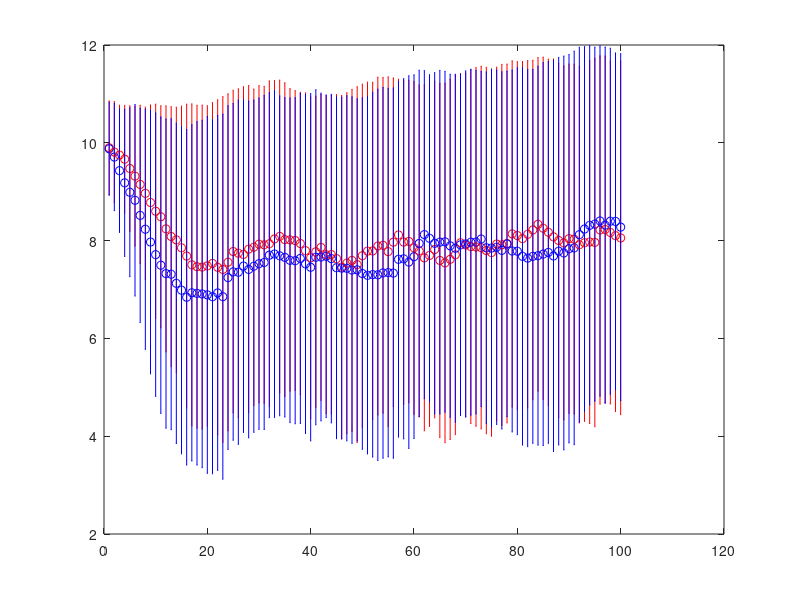

This figure's MATLAB source:
%% Initialization
% these are the different properties that make up the dancers stance on
% different topics. 0 is "medium", negative means no, positive means yes
dancerProps = {'planned',...
    'price-sensitive',...
    'roled',...
    'partnered',...
    'outgoing',...
    'equalitarian',...
    'feminist/masculinist',...
    'home-scene bound',...
    'returning',...
    'frustration-tolerant',...
    'happy/motivated',...
    'preferred partner',...
    'visited workshops'...
};

% these are the properties of the registration system
eventProps = {'number of places',...
    'registering schedule',...
    'roled',...
    'partnered preferred',...
    'price-pattern',...
};

totalLeadersRejected = 0;
totalFollowersRejected = 0;

% make an initial population of dancers
leadFollowRatio = 0.8;
initialDancerPopulation = 250;
initialLeaderPopulation = round(initialDancerPopulation/2*leadFollowRatio);
initialFollowerPopulation = round(initialDancerPopulation/2/leadFollowRatio);

leaders = [randn(initialLeaderPopulation, length(dancerProps) - 4), ... % the personal attributes are normally distributed
    abs(randn(initialLeaderPopulation, 1)*0.1 + 1), ... % the frustration tolerance is a multiplicator and can only be positive
    randn(initialLeaderPopulation, 1) + 10, ... % everybody starts out quite happy
    (1:initialLeaderPopulation)', ... % right now, everybody is partnered. This will be changed in the next subsection
    zeros(initialLeaderPopulation, 1)]; % everybody has not participated at any event 
followers = [randn(initialFollowerPopulation, length(dancerProps) - 4), ...
    abs(randn(initialFollowerPopulation, 1)*0.1 + 1), ...
    randn(initialFollowerPopulation, 1) + 10, ...
    (1:initialFollowerPopulation)', ...
    zeros(initialFollowerPopulation, 1)];

% what part of the dancers is partnered?
partneredRatio = 0.5;
partneredDancers = partneredRatio*min(initialLeaderPopulation,initialLeaderPopulation);
leaders(partneredDancers+1:end, 13)=0; % now the initial population is partially partnered
followers(partneredDancers+1:end, 13)=0;

dancerSummaryFigure = figure;

for i = 1:100
    %% New dancers will join the scene regularly
    newLeaderPopulation = 5;
    newFollowerPopulation = round(newLeaderPopulation/leadFollowRatio);
    leaders = [leaders; ...
        [randn(newLeaderPopulation, length(dancerProps) - 4), ...
        abs(randn(newLeaderPopulation, 1)*0.1 + 1), ...
        randn(newLeaderPopulation, 1) + 10, ...
        (1:newLeaderPopulation)', ...
        zeros(newLeaderPopulation, 1)]];
    followers = [followers; ...
        [randn(newFollowerPopulation, length(dancerProps) - 4), ...
        abs(randn(newFollowerPopulation, 1)*0.1 + 1), ...
        randn(newFollowerPopulation, 1) + 10, ...
        (1:newFollowerPopulation)', ...
        zeros(newFollowerPopulation, 1)]];
    
    %% Dancers with negative happiness are no longer part of the scene
    leadersDancingIndeces = leaders(:, 11) > 0;
    currentLeaderPopulation = sum(leadersDancingIndeces);
    followersDancingIndeces = followers(:, 11) > 0;
    currentFollowerPopulation = sum(followersDancingIndeces);
    
    %% Display the dancers mean happiness values
    errorbar(i, mean(leaders(leadersDancingIndeces,11)), std(leaders(leadersDancingIndeces,11)), 'ro')
    hold on
    errorbar(i, mean(followers(followersDancingIndeces,11)), std(followers(followersDancingIndeces,11)), 'bo')

    %% Start an event registration and check who is getting in
    % set the properties of an event
    thisEventProps = [100,1,1,1,1];

    % not all will want to participate (currently about half)
    applicantsLeadersIndices = logical(randi(2,1,length(leaders))' - 1);
    applicantsLeadersIndices = find(applicantsLeadersIndices & leadersDancingIndeces);
    thisEventLeadersIndices = leaders(applicantsLeadersIndices, :);
    applicantsFollowersIndices = logical(randi(2,1,length(followers))' - 1);
    applicantsFollowersIndices = find(applicantsFollowersIndices & followersDancingIndeces);
    thisEventFollowersIndices = followers(applicantsFollowersIndices, :);

    % sort the population by their planned-attributed, modified by their motivation
    % the more planned and the more happy/motivated they are, the earlier will
    % the register
    [~, sortedApplicantsLeadersIndices] = sort(thisEventLeadersIndices(:, 1) + thisEventLeadersIndices(:, 11), 1, 'descend');
    thisEventLeadersIndices = applicantsLeadersIndices(sortedApplicantsLeadersIndices);
    [~, sortedApplicantsFollowersIndices] = sort(thisEventFollowersIndices(:, 1) + thisEventFollowersIndices(:, 11), 1, 'descend');
    thisEventFollowersIndices = applicantsFollowersIndices(sortedApplicantsFollowersIndices);

    switch thisEventProps(3)
        case 0
            % this is an un-roled event

        case 1
            % this is a roled event

            % find who made it into the workshop
            thisEventLeadersIndices = thisEventLeadersIndices(1:min(length(thisEventLeadersIndices),thisEventProps(1)/2));
            thisEventFollowersIndices = thisEventFollowersIndices(1:min(length(thisEventFollowersIndices),length(thisEventLeadersIndices)),:);
            thisEventLeadersIndices = thisEventLeadersIndices(1:min(length(thisEventLeadersIndices),length(thisEventFollowersIndices)));

        case 2
            % this is a partnered event
    end

    % keep a total of how many got rejected at all events
    totalLeadersRejected = totalLeadersRejected + length(applicantsLeadersIndices) - length(thisEventLeadersIndices);
    totalFollowersRejected = totalFollowersRejected + length(applicantsFollowersIndices) - length(thisEventFollowersIndices);

    % mark the participation for each dancer
    leaders(thisEventLeadersIndices, 13) = leaders(thisEventLeadersIndices, 13) + 1;
    followers(thisEventFollowersIndices, 13) = followers(thisEventFollowersIndices, 13) + 1;

    % the happiness/motivation of everybody goes down with time
    leaders(:, 11) = leaders(:, 11) - 0.05;
    followers(:, 11) = followers(:, 11) - 0.05;

    % update the happiness/motivation of the rejected, depending on their frustration tolerance
    % (it seems as if we degraded all; but we will update the actual participants in the next step)
    leaders(applicantsLeadersIndices, 11) = leaders(applicantsLeadersIndices, 11) - 1./leaders(applicantsLeadersIndices, 10);
    followers(applicantsFollowersIndices, 11) = followers(applicantsFollowersIndices, 11) - 1./followers(applicantsFollowersIndices, 10);

    % update the happiness/motivation of the participants
    leaders(thisEventLeadersIndices, 11) = leaders(thisEventLeadersIndices, 11) + 1;
    followers(thisEventFollowersIndices, 11) = followers(thisEventFollowersIndices, 11) + 1;

end
